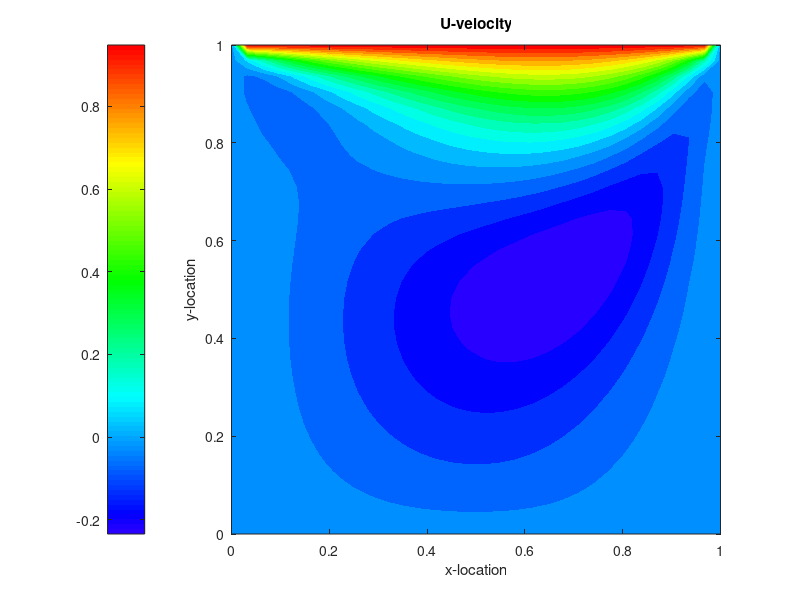
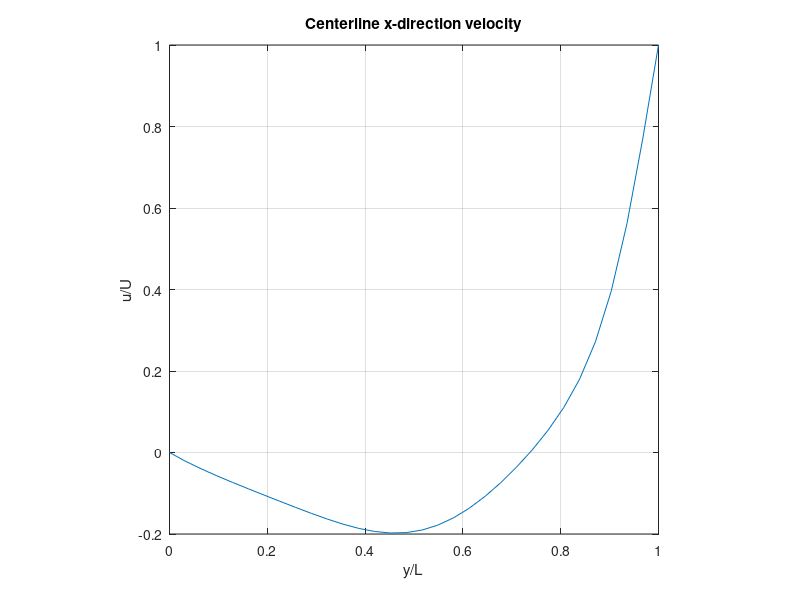
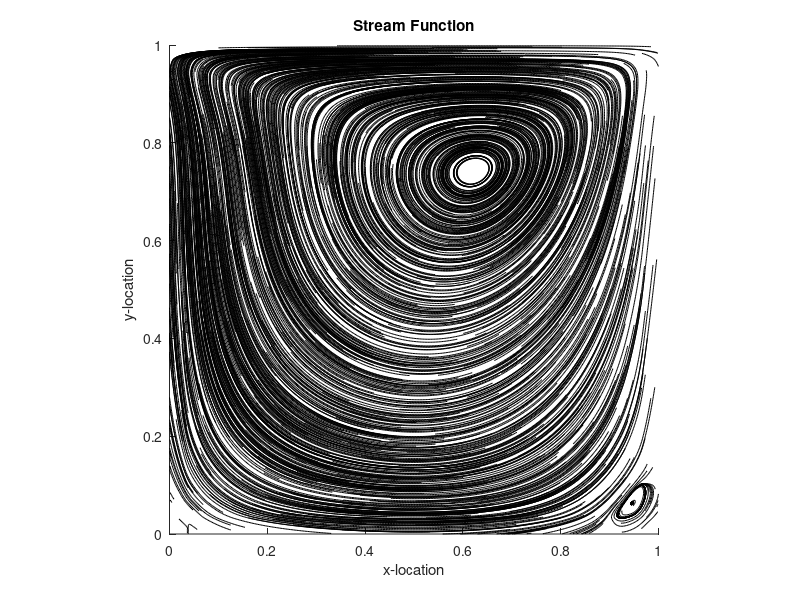

The MATLAB source for these figures, in order:
%%  VORTICITY/STREAM FUNCTION LID DRIVEN CAVITY FLOW SOLVER   JOE MOLVAR
clear;  close all
%%% GIVENS
Nx = 32;  L = 1; Wall_Velocity = 1;       % Nodes X; Domain Size; Velocity
rho = 1;   mu = 0.01;                     % Density; Dynamic Viscosity;
dt = 0.001;  maxIt = 50000;  maxe = 1e-7; % Time Step; Max iter; Max error
%%% SETUP 1D GRID
Ny = Nx;  h=L/(Nx-1);  x = 0:h:L;  y = 0:h:L;  
im = 1:Nx-2; i = 2:Nx-1; ip = 3:Nx;  jm = 1:Ny-2; j = 2:Ny-1; jp = 3:Ny;
%%% PRELOCATE MATRIXES
Vo = zeros(Nx,Ny);  St = Vo;  Vop = Vo;  u = Vo;  v = Vo;           
%%% SOLVE LOOP SIMILAR TO GAUSS-SIEDEL METHOD
for iter = 1:maxIt     
    %%% CREATE BOUNDARY CONDITIONS
    Vo(1:Nx,Ny) = -2*St(1:Nx,Ny-1)/(h^2) - Wall_Velocity*2/h; % Top
    Vo(1:Nx,1)  = -2*St(1:Nx,2)   /(h^2);                     % Bottom
    Vo(1,1:Ny)  = -2*St(2,1:Ny)   /(h^2);                     % Left
    Vo(Nx,1:Ny) = -2*St(Nx-1,1:Ny)/(h^2);                     % Right
    %%% PARTIALLY SOLVE VORTICITY TRANSPORT EQUATION
    Vop = Vo;
    Vo(i,j) = Vop(i,j) + ...
        (-1*(St(i,jp)-St(i,jm))/(2*h) .* (Vop(ip,i)-Vop(im,j))/(2*h)+...
            (St(ip,j)-St(im,j))/(2*h) .* (Vop(i,jp)-Vop(i,jm))/(2*h)+...
     mu/rho*(Vop(ip,j)+Vop(im,j)-4*Vop(i,j)+Vop(i,jp)+Vop(i,jm))/(h^2))*dt;
    %%% PARTIALLY SOLVE ELLIPTICAL VORTICITY EQUATION FOR STREAM FUNCTION
    St(i,j) = (Vo(i,j)*h^2 + St(ip,j) + St(i,jp) + St(i,jm) + St(im,j))/4;
    %%% CHECK FOR CONVERGENCE
    if iter > 10
        error = max(max(Vo - Vop))
        if error < maxe
            break;
        end
    end
 end
%%% CREATE VELOCITY FROM STREAM FUNCTION
u(2:Nx-1,Ny) = Wall_Velocity;
u(i,j) = (St(i,jp)-St(i,jm))/(2*h);  v(i,j) = (-St(ip,j)+St(im,j))/(2*h);
%%% PLOTS
cm = hsv(ceil(100/0.7));  cm = flipud(cm(1:100,:));
figure(1);  contourf(x,y,u',23,'LineColor','none');
title('U-velocity');  xlabel('x-location');  ylabel('y-location')  
axis('equal',[0 L 0 L]);  colormap(cm);  colorbar('westoutside');   
figure(2);  plot(y,u(round(Ny/2),:));
title('Centerline x-direction velocity');
xlabel('y/L');  ylabel('u/U');  axis('square');  xlim([0 L]);  grid on  
N = 1000;  xstart = max(x)*rand(N,1);  ystart = max(y)*rand(N,1);
[X,Y] = meshgrid(x,y);
figure(3);  h=streamline(X,Y,u',v',xstart,ystart,[0.1, 200]);
title('Stream Function');  xlabel('x-location');  ylabel('y-location')
axis('equal',[0 L 0 L]);  set(h,'color','k')